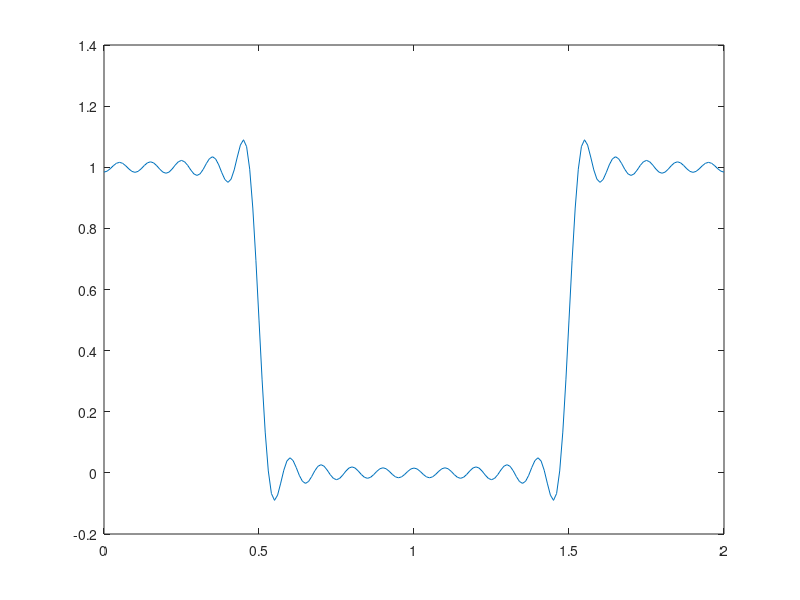
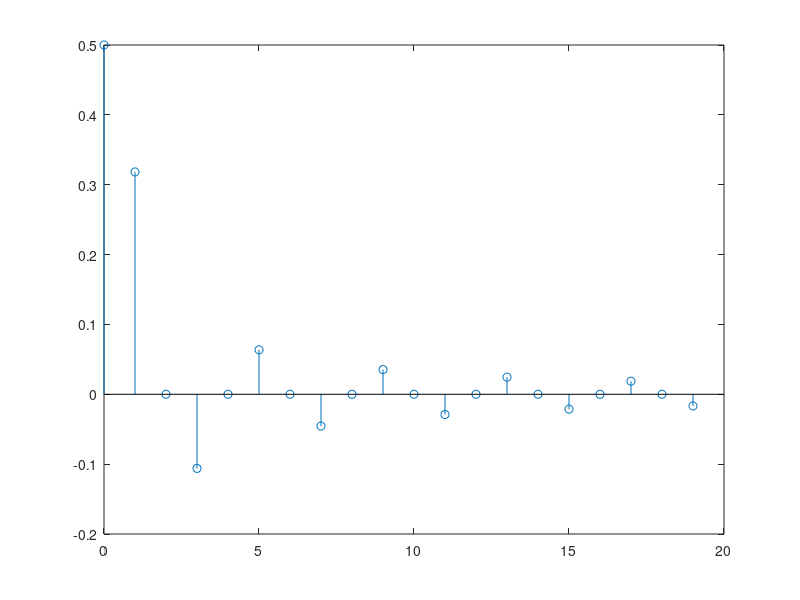

MATLAB code to generate these figures, in order:
% Example reconstruction signal

R=20;
r=(0:1:(R-1))+eps; % eps: epsilon value for deafult

a=sin(r*pi/2)./(r*pi);

T=2; % Period
Ts=0.01; % Samples
t=0:Ts:T;
x=ones(1,length(t))*a(1);

for k=1:(length(a)-1)
    x = x + a(k+1)*exp((j*2*pi*k*t)/T) + conj(a(k+1))*exp((-j*2*pi*k*t)/T);
end

% Output: x = 1+2cos(2*(2*pi/T)*t)
figure
plot(t,x) % graphic signal
figure
stem(r,a) % fourier series

